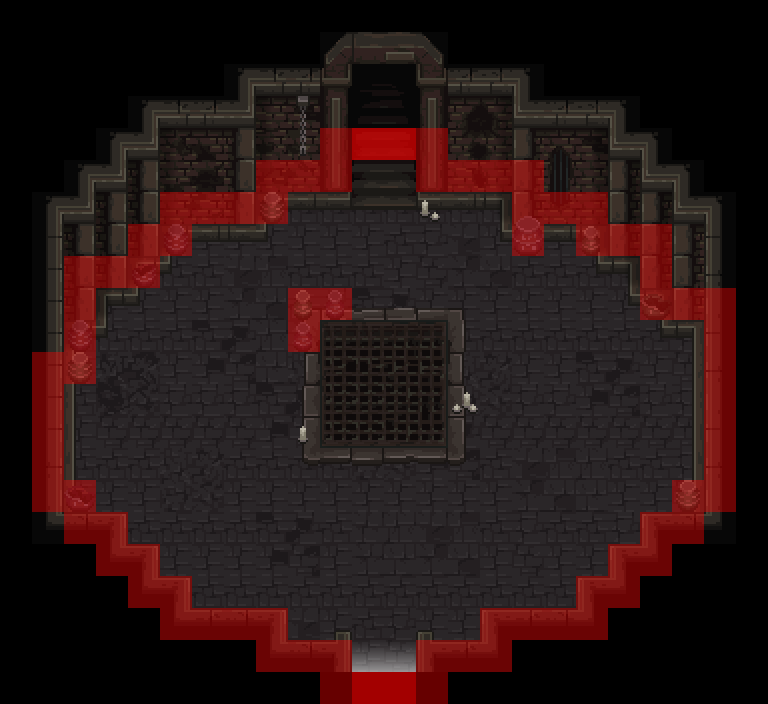

The image is a tile-based game level rendered from a .tmx file. Its description and source (layers, tilesets, objects; grid data summarised) follow:
An orthogonal 24x22 tile map with 32x32 px tiles, 9 tile layers (ground, Wall, Wall - Height, Wall2, ...), 4 tilesets.

<map version="1.5" tiledversion="1.7.2" orientation="orthogonal" renderorder="right-down" width="24" height="22" tilewidth="32" tileheight="32" infinite="0" nextlayerid="11" nextobjectid="1">
 <tileset firstgid="1" name="mainlevbuild" tilewidth="32" tileheight="32" tilecount="2560" columns="64">
  <image source="tiles/dungeon_1/mainlevbuild.png" width="2048" height="1280" />
 </tileset>
 <tileset firstgid="2561" name="sombras_ext" tilewidth="32" tileheight="32" tilecount="192" columns="16">
  <image source="tiles/sombras_ext.png" width="512" height="384" />
 </tileset>
 <tileset firstgid="2753" name="decorative" tilewidth="32" tileheight="32" tilecount="256" columns="16">
  <image source="tiles/dungeon_1/decorative.png" width="512" height="512" />
 </tileset>
 <tileset firstgid="3009" name="[Base]BaseChip_pipo" tilewidth="32" tileheight="32" tilecount="1064" columns="8">
  <image source="tiles/[Base]BaseChip_pipo.png" width="256" height="4256" />
 </tileset>
 <layer id="3" name="ground" width="24" height="22">
  <properties>
   <property name="Draw" type="int" value="1" />
  </properties>
  <data>[528 cells, 262 non-empty, 4 distinct tile ids]</data>
 </layer>
 <layer id="1" name="Wall" width="24" height="22">
  <properties>
   <property name="Draw" type="int" value="1" />
  </properties>
  <data>[528 cells, 251 non-empty, 107 distinct tile ids]</data>
 </layer>
 <layer id="10" name="Wall - Height" width="24" height="22">
  <properties>
   <property name="Draw" type="int" value="1" />
   <property name="Height" type="int" value="1" />
  </properties>
  <data>[528 cells, 2 non-empty, 2 distinct tile ids]</data>
 </layer>
 <layer id="2" name="Wall2" width="24" height="22">
  <properties>
   <property name="Draw" type="int" value="1" />
  </properties>
  <data>[528 cells, 24 non-empty, 24 distinct tile ids]</data>
 </layer>
 <layer id="4" name="decoraciones" width="24" height="22">
  <properties>
   <property name="Draw" type="int" value="1" />
  </properties>
  <data>[528 cells, 39 non-empty, 39 distinct tile ids]</data>
 </layer>
 <layer id="6" name="decoraciones 2" width="24" height="22">
  <properties>
   <property name="Draw" type="int" value="1" />
  </properties>
  <data>[528 cells, 20 non-empty, 15 distinct tile ids]</data>
 </layer>
 <layer id="7" name="sombra" width="24" height="22">
  <properties>
   <property name="Draw" type="int" value="1" />
  </properties>
  <data>[528 cells, 54 non-empty, 14 distinct tile ids]</data>
 </layer>
 <layer id="8" name="Wall collision" width="24" height="22" opacity="0.4">
  <properties>
   <property name="Col" value="wall" />
   <property name="Draw" type="int" value="0" />
  </properties>
  <data>[528 cells, 80 non-empty, 1 distinct tile ids]</data>
 </layer>
 <layer id="9" name="Door collision" width="24" height="22" opacity="0.4">
  <properties>
   <property name="Col" value="instant" />
   <property name="Draw" type="int" value="0" />
  </properties>
  <data>[528 cells, 4 non-empty, 1 distinct tile ids]</data>
 </layer>
</map>
